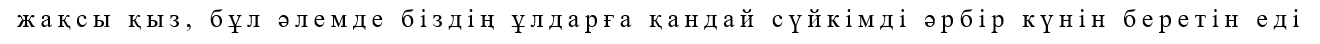
#> input picture Lab5/test_img.png, 1320 x 44 px
$ python Lab5_using.py
#> lines starting #> are read from the running program, lines starting #| are printed output that depends on the picture; after the words box and inside, x2 and y2 are one past the last pixel; in counts of white or black regions, pixels touching at a corner belong together
import cv2
import numpy as np
from PIL import Image
import os

input_image_path = "test_img.png"  # ← путь до фотографии с текстом
output_folder = "extracted_chars"
os.makedirs(output_folder, exist_ok=True)

# 1. Загрузка изображения и бинаризация
img = cv2.imread(input_image_path)
#> img is the input picture: shape (44, 1320, 3); min 0, max 255, mean 238
gray = cv2.cvtColor(img, cv2.COLOR_BGR2GRAY)
_, binary = cv2.threshold(gray, 0, 255, cv2.THRESH_BINARY_INV + cv2.THRESH_OTSU)
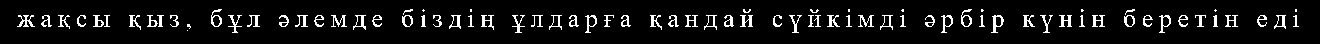
#> binary: shape (44, 1320); 7.2% white in thin lines or dots, all inside (x1, y1, x2, y2) = (17, 9, 1299, 33)

# 2. Поиск контуров
contours, _ = cv2.findContours(binary, cv2.RETR_EXTERNAL, cv2.CHAIN_APPROX_SIMPLE)
#> contours = 81 contours, 27 with area under 20; largest, box (x1, y1, x2, y2) and area: (991, 15, 1004, 33) 110, (961, 9, 972, 27) 104, (211, 9, 222, 27) 104, (1159, 15, 1171, 33) 96, (941, 15, 953, 33) 96

# 3. Фильтрация и сортировка по X (слева направо)
bounding_boxes = [cv2.boundingRect(cnt) for cnt in contours]
#> bounding_boxes = 81 items, first 6: (187, 30, 1, 1), (187, 24, 4, 5), (1293, 15, 6, 12), (1274, 15, 12, 14), (1257, 15, 10, 12), (1225, 15, 13, 12)
bounding_boxes = sorted(bounding_boxes, key=lambda b: b[0])  # по координате X
#> bounding_boxes = 81 items, first 6: (17, 15, 18, 12), (41, 15, 11, 12), (58, 15, 12, 14), (77, 15, 9, 12), (93, 15, 11, 12), (104, 15, 6, 12)

# 4. Вырезание символов и сохранение
char_images = []
for i, (x, y, w, h) in enumerate(bounding_boxes):
    # Игнорировать слишком маленькие элементы (шум)
    if w < 5 or h < 5:
        continue

    char_img = binary[y:y+h, x:x+w]
    # Увеличить контраст и сохранить как PNG
    pil_img = Image.fromarray(255 - char_img)  # инверсия обратно в белый фон
    pil_img.save(os.path.join(output_folder, f"char_{i+1}.png"))
#> this loop made 81 passes
#> (x, y, w, h) on passes 1 to 12: (17, 15, 18, 12), (41, 15, 11, 12), (58, 15, 12, 14), (77, 15, 9, 12), (93, 15, 11, 12), (104, 15, 6, 12), (129, 15, 12, 15), (147, 15, 11, 12), (157, 15, 7, 12), (170, 15, 9, 12), (187, 30, 1, 1), (187, 24, 4, 5)
